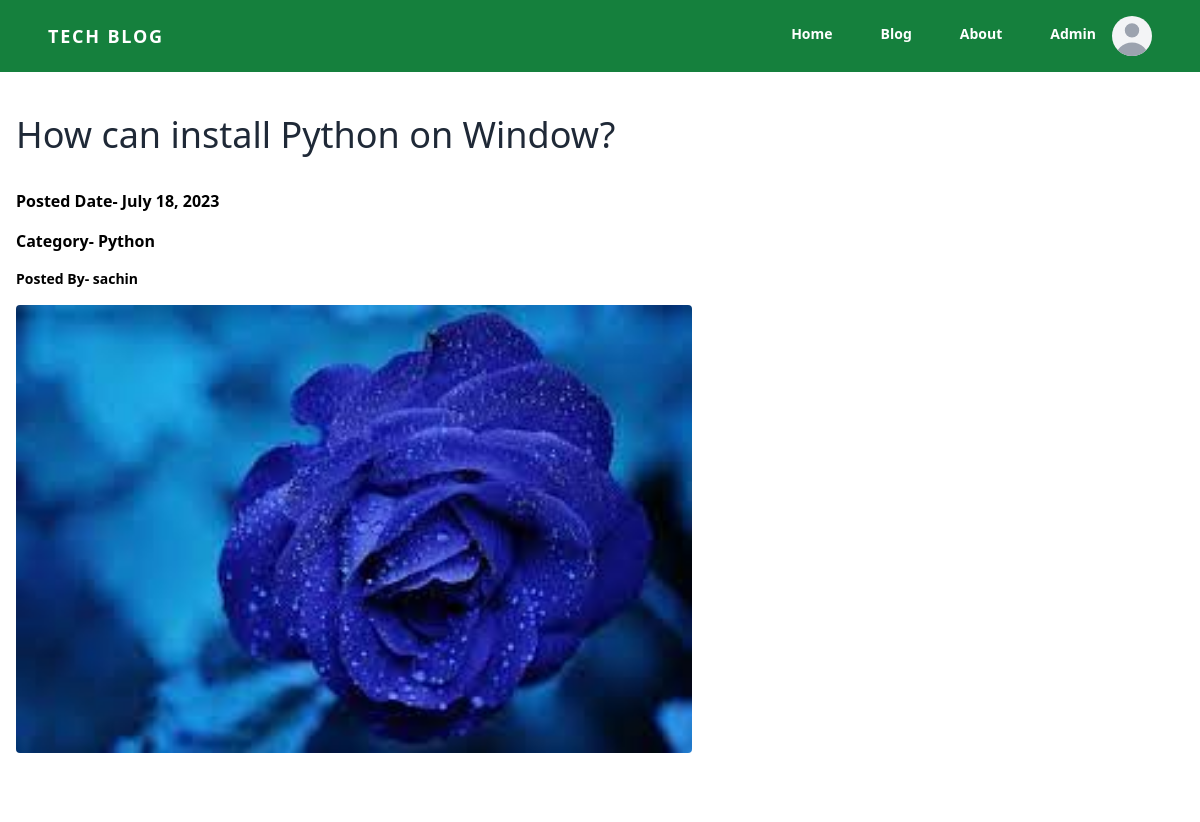
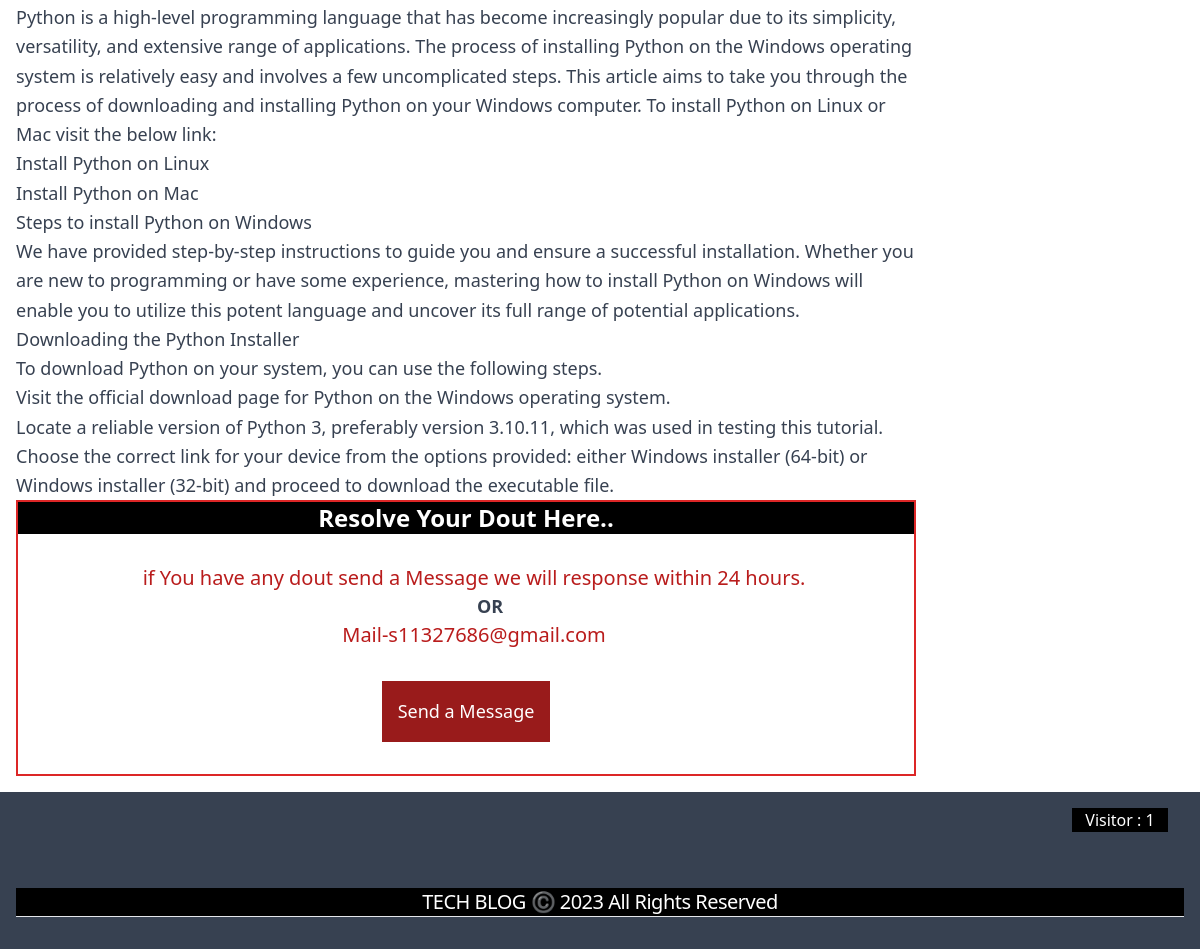
/readPost/50, run on the app's committed database (2 pictures, top to bottom).
### DecodeApp/models.py (models this page shows, shortened)
class Blog(models.Model):
    image=models.ImageField(upload_to='images/')
    title=models.CharField(max_length=200)
    Catogery=models.CharField(max_length=200)
    description=RichTextUploadingField()
    postedDate=models.DateField(default=date.today())
    good_name=models.CharField(max_length=200)
    view = models.IntegerField(default=0)

### DecodeApp/views.py (the view)
# urls.py: path('readPost/<int:id>',views.readPost,name="readPost"),
def readPost(request,id):
    blogdata=Blog.objects.get(id=id)
    blogdata.view+=1
    blogdata.save()
    return render(request,'eachpost.html',{'blogdata':blogdata})

### templates/eachpost.html (shortened to what this page needs)
{% extends 'base.html' %}
{% block body %}
    <main class="mt-10">
      <div class="mb-4 md:mb-0 w-full mx-auto relative">
        <div class="px-4 lg:px-0">
          <h2 class="ml-4 mb-2 text-4xl  text-gray-800 leading-tight">
           {{blogdata.title}}
          </h2>
          <br>
          <span class="ml-4 font-bold">Posted Date- {{blogdata.postedDate}}</span>
          <h1 class="ml-4 mt-4 font-bold">Category- <span class="font-bold">{{blogdata.Catogery}}<span></h1>
          <div>
            <h1 class="text-sm mt-4 ml-4 font-bold">Posted By- <span class="font-bold">{{blogdata.good_name}}</span></h1>
          </div>
        </div>
        <img src="{{blogdata.image.url}}" class="mt-4 ml-4 mt-4w-full object-cover lg:rounded " style="height: 28em;"/>
      </div>
      <div class="flex flex-col lg:flex-row lg:space-x-12">
        <div class="ml-4 px-4 lg:px-0 mt-12 text-gray-700 text-lg leading-relaxed w-full lg:w-3/4">
          <p class="pb-6 font-sans">{{blogdata.description|safe}}</p>
      <div class="border border-2 border-red-600 mb-4 text-center">
           <h1 class="text-center text-2xl font-bold text-white bg-black ">Resolve Your Dout Here..</h1><br>
      <h1 class="text-black font text-xl text-red-700 ml-4">if You have any dout send a Message we will response within 24 hours.</h1>
      <p class="ml-12 font-bold">OR  </p>
      <p class="text-black text-xl text-red-700 ml-4">Mail-s11327686@gmail.com</p>
      <button class="bg-red-800 text-white p-4 m-8"><a href="/sendQuery/">Send a Message</a></button>
    </div>
      </div>
  </div>
  </main>
 <button class="bg-black  text-white float-right mr-8 w-24 mt-4">Visitor : {{blogdata.view}}</button>
  {% endblock body %}

### data on the page
Blog: title "How can install Python on Window?", postedDate "July 18, 2023", Catogery "Python", good_name "sachin", image (picture), description "Python is a high-level programming language that has become increasingly popular due to its simplicity, versatility, and extensive range of applications. The process of installing Python on the Windows operating system is relatively easy and involves a few uncomplicated steps. This article aims to take you through the process of downloading and installing Python on your Windows computer. To install Python on Linux or Mac visit the below link: Install Python on Linux Install Python on Mac Steps to install Python on Windows We have provided step-by-step instructions to guide you and ensure a successful installation. Whether you are new to programming or have some experience, mastering how to…", view "1"
